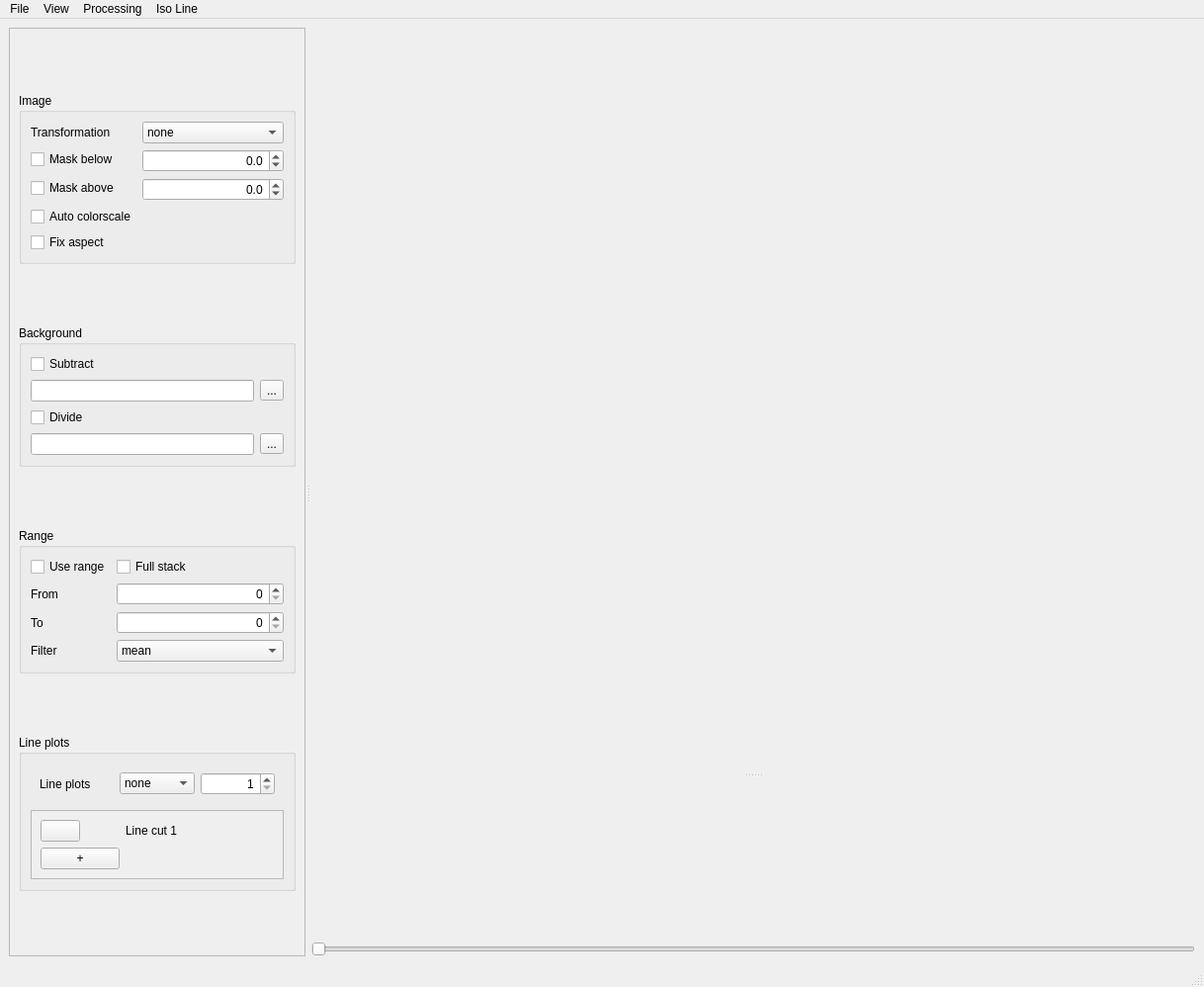
<?xml version="1.0" encoding="UTF-8"?>
<ui version="4.0">
 <class>MainWindow</class>
 <widget class="QMainWindow" name="MainWindow">
  <property name="geometry">
   <rect>
    <x>0</x>
    <y>0</y>
    <width>1218</width>
    <height>998</height>
   </rect>
  </property>
  <property name="minimumSize">
   <size>
    <width>1200</width>
    <height>900</height>
   </size>
  </property>
  <property name="windowTitle">
   <string>MainWindow</string>
  </property>
  <property name="windowIcon">
   <iconset>
    <normaloff>icon/icon32.png</normaloff>icon/icon32.png</iconset>
  </property>
  <widget class="QWidget" name="centralwidget">
   <layout class="QHBoxLayout" name="horizontalLayout">
    <item>
     <widget class="QSplitter" name="splitter">
      <property name="minimumSize">
       <size>
        <width>300</width>
        <height>0</height>
       </size>
      </property>
      <property name="lineWidth">
       <number>3</number>
      </property>
      <property name="midLineWidth">
       <number>2</number>
      </property>
      <property name="orientation">
       <enum>Qt::Horizontal</enum>
      </property>
      <property name="handleWidth">
       <number>6</number>
      </property>
      <property name="childrenCollapsible">
       <bool>false</bool>
      </property>
      <widget class="QFrame" name="frame">
       <property name="sizePolicy">
        <sizepolicy hsizetype="Preferred" vsizetype="Preferred">
         <horstretch>0</horstretch>
         <verstretch>0</verstretch>
        </sizepolicy>
       </property>
       <property name="minimumSize">
        <size>
         <width>300</width>
         <height>0</height>
        </size>
       </property>
       <property name="maximumSize">
        <size>
         <width>500</width>
         <height>16777215</height>
        </size>
       </property>
       <property name="acceptDrops">
        <bool>false</bool>
       </property>
       <property name="frameShape">
        <enum>QFrame::StyledPanel</enum>
       </property>
       <property name="frameShadow">
        <enum>QFrame::Raised</enum>
       </property>
       <layout class="QVBoxLayout" name="verticalLayout_2">
        <item>
         <spacer name="verticalSpacer">
          <property name="orientation">
           <enum>Qt::Vertical</enum>
          </property>
          <property name="sizeHint" stdset="0">
           <size>
            <width>20</width>
            <height>40</height>
           </size>
          </property>
         </spacer>
        </item>
        <item>
         <widget class="QGroupBox" name="groupBox_image">
          <property name="title">
           <string>Image</string>
          </property>
          <layout class="QFormLayout" name="formLayout_2">
           <item row="0" column="0">
            <widget class="QLabel" name="label">
             <property name="toolTip">
              <string>&lt;html&gt;&lt;head/&gt;&lt;body&gt;&lt;p&gt;Orientation of the displayed image, does not affect the 3D image stack. Currently &lt;span style=&quot; font-style:italic;&quot;&gt;not available&lt;/span&gt; in conjunction with ROI line plots.&lt;/p&gt;&lt;/body&gt;&lt;/html&gt;</string>
             </property>
             <property name="text">
              <string>Transformation</string>
             </property>
            </widget>
           </item>
           <item row="0" column="1">
            <widget class="QComboBox" name="comboBox_transform">
             <property name="toolTip">
              <string>&lt;html&gt;&lt;head/&gt;&lt;body&gt;&lt;p&gt;Orientation of the displayed image, does not affect the 3D image stack. Currently &lt;span style=&quot; font-style:italic;&quot;&gt;not available&lt;/span&gt; in conjunction with ROI line plots.&lt;/p&gt;&lt;/body&gt;&lt;/html&gt;</string>
             </property>
             <item>
              <property name="text">
               <string>none</string>
              </property>
             </item>
             <item>
              <property name="text">
               <string>flipUD</string>
              </property>
             </item>
             <item>
              <property name="text">
               <string>flipLR</string>
              </property>
             </item>
             <item>
              <property name="text">
               <string>transpose</string>
              </property>
             </item>
             <item>
              <property name="text">
               <string>rot90</string>
              </property>
             </item>
             <item>
              <property name="text">
               <string>rot180</string>
              </property>
             </item>
             <item>
              <property name="text">
               <string>rot270</string>
              </property>
             </item>
             <item>
              <property name="text">
               <string>rot180+tr</string>
              </property>
             </item>
            </widget>
           </item>
           <item row="1" column="0">
            <widget class="QCheckBox" name="checkBox_maskBelow">
             <property name="text">
              <string>Mask below</string>
             </property>
            </widget>
           </item>
           <item row="1" column="1">
            <widget class="QDoubleSpinBox" name="doubleSpinBox_maskBelow">
             <property name="cursor">
              <cursorShape>ArrowCursor</cursorShape>
             </property>
             <property name="locale">
              <locale language="C" country="AnyCountry"/>
             </property>
             <property name="alignment">
              <set>Qt::AlignRight|Qt::AlignTrailing|Qt::AlignVCenter</set>
             </property>
             <property name="correctionMode">
              <enum>QAbstractSpinBox::CorrectToNearestValue</enum>
             </property>
             <property name="showGroupSeparator" stdset="0">
              <bool>true</bool>
             </property>
             <property name="decimals">
              <number>1</number>
             </property>
             <property name="minimum">
              <double>-1000000.000000000000000</double>
             </property>
             <property name="maximum">
              <double>10000000.000000000000000</double>
             </property>
             <property name="singleStep">
              <double>10.000000000000000</double>
             </property>
            </widget>
           </item>
           <item row="3" column="0">
            <widget class="QCheckBox" name="checkBox_maskAbove">
             <property name="text">
              <string>Mask above</string>
             </property>
            </widget>
           </item>
           <item row="3" column="1">
            <widget class="QDoubleSpinBox" name="doubleSpinBox_maskAbove">
             <property name="cursor">
              <cursorShape>ArrowCursor</cursorShape>
             </property>
             <property name="mouseTracking">
              <bool>true</bool>
             </property>
             <property name="locale">
              <locale language="C" country="AnyCountry"/>
             </property>
             <property name="wrapping">
              <bool>false</bool>
             </property>
             <property name="alignment">
              <set>Qt::AlignRight|Qt::AlignTrailing|Qt::AlignVCenter</set>
             </property>
             <property name="correctionMode">
              <enum>QAbstractSpinBox::CorrectToNearestValue</enum>
             </property>
             <property name="decimals">
              <number>1</number>
             </property>
             <property name="minimum">
              <double>-1000000.000000000000000</double>
             </property>
             <property name="maximum">
              <double>10000000.000000000000000</double>
             </property>
             <property name="singleStep">
              <double>10.000000000000000</double>
             </property>
            </widget>
           </item>
           <item row="4" column="0">
            <widget class="QCheckBox" name="checkBox_autoColor">
             <property name="text">
              <string>Auto colorscale</string>
             </property>
            </widget>
           </item>
           <item row="5" column="0">
            <widget class="QCheckBox" name="checkBox_fixAspect">
             <property name="text">
              <string>Fix aspect</string>
             </property>
            </widget>
           </item>
          </layout>
         </widget>
        </item>
        <item>
         <spacer name="verticalSpacer_2">
          <property name="orientation">
           <enum>Qt::Vertical</enum>
          </property>
          <property name="sizeHint" stdset="0">
           <size>
            <width>20</width>
            <height>40</height>
           </size>
          </property>
         </spacer>
        </item>
        <item>
         <widget class="QGroupBox" name="groupBox_background">
          <property name="title">
           <string>Background</string>
          </property>
          <layout class="QGridLayout" name="gridLayout">
           <item row="0" column="0">
            <widget class="QCheckBox" name="checkBox_subtract">
             <property name="text">
              <string>Subtract</string>
             </property>
            </widget>
           </item>
           <item row="1" column="0">
            <widget class="QLineEdit" name="lineEdit_subtract">
             <property name="sizePolicy">
              <sizepolicy hsizetype="Preferred" vsizetype="Fixed">
               <horstretch>0</horstretch>
               <verstretch>0</verstretch>
              </sizepolicy>
             </property>
             <property name="minimumSize">
              <size>
               <width>200</width>
               <height>0</height>
              </size>
             </property>
             <property name="cursor">
              <cursorShape>IBeamCursor</cursorShape>
             </property>
            </widget>
           </item>
           <item row="1" column="1">
            <widget class="QToolButton" name="toolButton_subtract">
             <property name="text">
              <string>...</string>
             </property>
            </widget>
           </item>
           <item row="2" column="0">
            <widget class="QCheckBox" name="checkBox_divide">
             <property name="text">
              <string>Divide</string>
             </property>
            </widget>
           </item>
           <item row="3" column="0">
            <widget class="QLineEdit" name="lineEdit_divide">
             <property name="sizePolicy">
              <sizepolicy hsizetype="Preferred" vsizetype="Fixed">
               <horstretch>0</horstretch>
               <verstretch>0</verstretch>
              </sizepolicy>
             </property>
             <property name="minimumSize">
              <size>
               <width>200</width>
               <height>0</height>
              </size>
             </property>
            </widget>
           </item>
           <item row="3" column="1">
            <widget class="QToolButton" name="toolButton_divide">
             <property name="text">
              <string>...</string>
             </property>
            </widget>
           </item>
          </layout>
         </widget>
        </item>
        <item>
         <spacer name="verticalSpacer_3">
          <property name="orientation">
           <enum>Qt::Vertical</enum>
          </property>
          <property name="sizeHint" stdset="0">
           <size>
            <width>20</width>
            <height>40</height>
           </size>
          </property>
         </spacer>
        </item>
        <item>
         <widget class="QGroupBox" name="groupBox_range">
          <property name="toolTip">
           <string>&lt;html&gt;&lt;head/&gt;&lt;body&gt;&lt;p&gt;&lt;br/&gt;&lt;/p&gt;&lt;/body&gt;&lt;/html&gt;</string>
          </property>
          <property name="title">
           <string>Range</string>
          </property>
          <layout class="QFormLayout" name="formLayout">
           <item row="4" column="1">
            <widget class="QComboBox" name="comboBox_filter">
             <property name="enabled">
              <bool>true</bool>
             </property>
             <item>
              <property name="text">
               <string>mean</string>
              </property>
             </item>
             <item>
              <property name="text">
               <string>max</string>
              </property>
             </item>
            </widget>
           </item>
           <item row="4" column="0">
            <widget class="QLabel" name="label_rangeFilter">
             <property name="enabled">
              <bool>true</bool>
             </property>
             <property name="text">
              <string>Filter</string>
             </property>
            </widget>
           </item>
           <item row="1" column="0">
            <widget class="QCheckBox" name="checkBox_useRange">
             <property name="toolTip">
              <string>&lt;html&gt;&lt;head/&gt;&lt;body&gt;&lt;p&gt;If used several images can be filtered with &lt;span style=&quot; font-style:italic;&quot;&gt;mean&lt;/span&gt; or &lt;span style=&quot; font-style:italic;&quot;&gt;max&lt;/span&gt; filters.&lt;/p&gt;&lt;/body&gt;&lt;/html&gt;</string>
             </property>
             <property name="text">
              <string>Use range</string>
             </property>
            </widget>
           </item>
           <item row="2" column="0">
            <widget class="QLabel" name="label_rangeStart">
             <property name="text">
              <string>From</string>
             </property>
            </widget>
           </item>
           <item row="3" column="0">
            <widget class="QLabel" name="label_rangeFinish">
             <property name="text">
              <string>To</string>
             </property>
            </widget>
           </item>
           <item row="2" column="1">
            <widget class="QSpinBox" name="spinBox_rangeStart">
             <property name="cursor">
              <cursorShape>ArrowCursor</cursorShape>
             </property>
             <property name="alignment">
              <set>Qt::AlignRight|Qt::AlignTrailing|Qt::AlignVCenter</set>
             </property>
             <property name="correctionMode">
              <enum>QAbstractSpinBox::CorrectToPreviousValue</enum>
             </property>
             <property name="maximum">
              <number>100000</number>
             </property>
            </widget>
           </item>
           <item row="3" column="1">
            <widget class="QSpinBox" name="spinBox_rangeFinish">
             <property name="cursor">
              <cursorShape>ArrowCursor</cursorShape>
             </property>
             <property name="alignment">
              <set>Qt::AlignRight|Qt::AlignTrailing|Qt::AlignVCenter</set>
             </property>
             <property name="correctionMode">
              <enum>QAbstractSpinBox::CorrectToNearestValue</enum>
             </property>
             <property name="maximum">
              <number>100000</number>
             </property>
            </widget>
           </item>
           <item row="1" column="1">
            <widget class="QCheckBox" name="checkBox_fullStack">
             <property name="toolTip">
              <string>&lt;html&gt;&lt;head/&gt;&lt;body&gt;&lt;p&gt;Filtering the full image stack; range selectors disabled&lt;/p&gt;&lt;/body&gt;&lt;/html&gt;</string>
             </property>
             <property name="text">
              <string>Full stack</string>
             </property>
            </widget>
           </item>
          </layout>
         </widget>
        </item>
        <item>
         <spacer name="verticalSpacer_4">
          <property name="orientation">
           <enum>Qt::Vertical</enum>
          </property>
          <property name="sizeHint" stdset="0">
           <size>
            <width>20</width>
            <height>40</height>
           </size>
          </property>
         </spacer>
        </item>
        <item>
         <widget class="QGroupBox" name="groupBox_linePlots">
          <property name="title">
           <string>Line plots</string>
          </property>
          <layout class="QVBoxLayout" name="verticalLayout_3">
           <item>
            <widget class="QWidget" name="widget_2" native="true">
             <property name="minimumSize">
              <size>
               <width>0</width>
               <height>0</height>
              </size>
             </property>
             <layout class="QHBoxLayout" name="horizontalLayout_2">
              <item>
               <widget class="QLabel" name="label_linePlots">
                <property name="text">
                 <string>Line plots</string>
                </property>
               </widget>
              </item>
              <item>
               <widget class="QComboBox" name="comboBox_ROI">
                <item>
                 <property name="text">
                  <string>none</string>
                 </property>
                </item>
                <item>
                 <property name="text">
                  <string>ROI</string>
                 </property>
                </item>
                <item>
                 <property name="text">
                  <string>Line cut</string>
                 </property>
                </item>
               </widget>
              </item>
              <item>
               <widget class="QSpinBox" name="spinBox_ROI">
                <property name="alignment">
                 <set>Qt::AlignRight|Qt::AlignTrailing|Qt::AlignVCenter</set>
                </property>
                <property name="minimum">
                 <number>1</number>
                </property>
                <property name="maximum">
                 <number>10</number>
                </property>
               </widget>
              </item>
             </layout>
            </widget>
           </item>
           <item>
            <widget class="QScrollArea" name="scrollArea">
             <property name="widgetResizable">
              <bool>true</bool>
             </property>
             <widget class="QWidget" name="scrollAreaWidgetContents">
              <property name="geometry">
               <rect>
                <x>0</x>
                <y>0</y>
                <width>252</width>
                <height>66</height>
               </rect>
              </property>
              <layout class="QFormLayout" name="formLayout_4">
               <item row="0" column="0">
                <widget class="QPushButton" name="pushButton">
                 <property name="contextMenuPolicy">
                  <enum>Qt::CustomContextMenu</enum>
                 </property>
                 <property name="text">
                  <string/>
                 </property>
                 <property name="checkable">
                  <bool>false</bool>
                 </property>
                </widget>
               </item>
               <item row="0" column="1">
                <widget class="QLabel" name="label_2">
                 <property name="text">
                  <string>Line cut 1</string>
                 </property>
                </widget>
               </item>
               <item row="1" column="0">
                <widget class="QPushButton" name="pushButton_2">
                 <property name="text">
                  <string>+</string>
                 </property>
                </widget>
               </item>
              </layout>
             </widget>
            </widget>
           </item>
          </layout>
         </widget>
        </item>
        <item>
         <spacer name="verticalSpacer_5">
          <property name="orientation">
           <enum>Qt::Vertical</enum>
          </property>
          <property name="sizeHint" stdset="0">
           <size>
            <width>20</width>
            <height>40</height>
           </size>
          </property>
         </spacer>
        </item>
       </layout>
      </widget>
      <widget class="QWidget" name="widget" native="true">
       <property name="sizePolicy">
        <sizepolicy hsizetype="Preferred" vsizetype="Preferred">
         <horstretch>1</horstretch>
         <verstretch>0</verstretch>
        </sizepolicy>
       </property>
       <property name="minimumSize">
        <size>
         <width>800</width>
         <height>0</height>
        </size>
       </property>
       <layout class="QVBoxLayout" name="verticalLayout">
        <item>
         <widget class="QWidget" name="widget_3" native="true">
          <property name="sizePolicy">
           <sizepolicy hsizetype="Expanding" vsizetype="Expanding">
            <horstretch>0</horstretch>
            <verstretch>0</verstretch>
           </sizepolicy>
          </property>
          <property name="cursor">
           <cursorShape>CrossCursor</cursorShape>
          </property>
          <layout class="QVBoxLayout" name="verticalLayout_4">
           <item>
            <widget class="QSplitter" name="splitter_2">
             <property name="lineWidth">
              <number>3</number>
             </property>
             <property name="orientation">
              <enum>Qt::Vertical</enum>
             </property>
             <property name="handleWidth">
              <number>6</number>
             </property>
             <property name="childrenCollapsible">
              <bool>false</bool>
             </property>
             <widget class="GraphicsLayoutWidget" name="GrphicsLayoutWidget" native="true">
              <property name="sizePolicy">
               <sizepolicy hsizetype="Preferred" vsizetype="Preferred">
                <horstretch>0</horstretch>
                <verstretch>5</verstretch>
               </sizepolicy>
              </property>
              <property name="minimumSize">
               <size>
                <width>200</width>
                <height>500</height>
               </size>
              </property>
             </widget>
             <widget class="GraphicsLayoutWidget" name="GrphicsLayoutWidget1D" native="true">
              <property name="sizePolicy">
               <sizepolicy hsizetype="Preferred" vsizetype="Preferred">
                <horstretch>0</horstretch>
                <verstretch>0</verstretch>
               </sizepolicy>
              </property>
              <property name="minimumSize">
               <size>
                <width>200</width>
                <height>150</height>
               </size>
              </property>
             </widget>
            </widget>
           </item>
          </layout>
         </widget>
        </item>
        <item>
         <widget class="QLabeledRangeSlider" name="horizontalSlider">
          <property name="orientation">
           <enum>Qt::Horizontal</enum>
          </property>
         </widget>
        </item>
       </layout>
      </widget>
     </widget>
    </item>
   </layout>
  </widget>
  <widget class="QMenuBar" name="menubar">
   <property name="geometry">
    <rect>
     <x>0</x>
     <y>0</y>
     <width>1218</width>
     <height>23</height>
    </rect>
   </property>
   <widget class="QMenu" name="menuFile">
    <property name="title">
     <string>File</string>
    </property>
    <addaction name="actionLoad_Dummy"/>
    <addaction name="actionLoad_Image"/>
    <addaction name="actionLoad_Folder"/>
    <addaction name="actionLoad_Eiger2"/>
    <addaction name="actionLoad_Folder_Slice"/>
    <addaction name="actionLoad_scan_file"/>
    <addaction name="separator"/>
    <addaction name="actionSave_image"/>
    <addaction name="separator"/>
    <addaction name="actionQuit"/>
   </widget>
   <widget class="QMenu" name="menuProcessing">
    <property name="enabled">
     <bool>true</bool>
    </property>
    <property name="title">
     <string>Processing</string>
    </property>
    <widget class="QMenu" name="menuStack_Transformation">
     <property name="toolTip">
      <string>Non-reversible transformation of the 3D image stack</string>
     </property>
     <property name="title">
      <string>Stack Transformation</string>
     </property>
     <property name="toolTipsVisible">
      <bool>true</bool>
     </property>
     <addaction name="actionFilUD"/>
     <addaction name="actionFlupLR"/>
     <addaction name="actionTranspose"/>
     <addaction name="actionRot90"/>
     <addaction name="actionRot180"/>
     <addaction name="actionRot270"/>
     <addaction name="actionRot270_Tr"/>
    </widget>
    <widget class="QMenu" name="menuBackground_Correction">
     <property name="title">
      <string>Stack Bg Correction</string>
     </property>
     <addaction name="actionSubtract"/>
     <addaction name="actionDivide"/>
    </widget>
    <addaction name="menuStack_Transformation"/>
    <addaction name="menuBackground_Correction"/>
   </widget>
   <widget class="QMenu" name="menuIso_Line">
    <property name="title">
     <string>Iso Line</string>
    </property>
    <addaction name="actionShow_Iso_Line"/>
   </widget>
   <widget class="QMenu" name="menuView">
    <property name="title">
     <string>View</string>
    </property>
    <widget class="QMenu" name="menuTools">
     <property name="title">
      <string>Tools</string>
     </property>
     <property name="icon">
      <iconset theme="applications-system">
       <normaloff>.</normaloff>.</iconset>
     </property>
     <addaction name="actionVisible_Image_Manipulation"/>
    </widget>
    <addaction name="actionLight_Background"/>
    <addaction name="menuTools"/>
   </widget>
   <addaction name="menuFile"/>
   <addaction name="menuView"/>
   <addaction name="menuProcessing"/>
   <addaction name="menuIso_Line"/>
  </widget>
  <widget class="QStatusBar" name="statusbar"/>
  <action name="actionLoad_Image">
   <property name="icon">
    <iconset theme="document-open">
     <normaloff>.</normaloff>.</iconset>
   </property>
   <property name="text">
    <string>Load Image...</string>
   </property>
   <property name="shortcut">
    <string>Ctrl+O</string>
   </property>
  </action>
  <action name="actionLoad_Folder">
   <property name="icon">
    <iconset theme="document-open">
     <normaloff>.</normaloff>.</iconset>
   </property>
   <property name="text">
    <string>Load Folder...</string>
   </property>
  </action>
  <action name="actionLoad_Eiger2">
   <property name="icon">
    <iconset theme="document-open">
     <normaloff>.</normaloff>.</iconset>
   </property>
   <property name="text">
    <string>Load Eiger2...</string>
   </property>
  </action>
  <action name="actionQuit">
   <property name="icon">
    <iconset theme="application-exit">
     <normaloff>.</normaloff>.</iconset>
   </property>
   <property name="text">
    <string>Quit</string>
   </property>
   <property name="shortcut">
    <string>Ctrl+Q</string>
   </property>
   <property name="menuRole">
    <enum>QAction::QuitRole</enum>
   </property>
  </action>
  <action name="actionLight_Background">
   <property name="checkable">
    <bool>true</bool>
   </property>
   <property name="text">
    <string>Light Background</string>
   </property>
  </action>
  <action name="actionShow_Iso_Line">
   <property name="checkable">
    <bool>true</bool>
   </property>
   <property name="text">
    <string>Show Iso Line</string>
   </property>
  </action>
  <action name="actionOrientation">
   <property name="text">
    <string>Orientation</string>
   </property>
  </action>
  <action name="actionLoad_scan_file">
   <property name="icon">
    <iconset theme="document-open">
     <normaloff>.</normaloff>.</iconset>
   </property>
   <property name="text">
    <string>Load Scan File...</string>
   </property>
  </action>
  <action name="actionSave_image">
   <property name="icon">
    <iconset theme="document-save">
     <normaloff>.</normaloff>.</iconset>
   </property>
   <property name="text">
    <string>Save Image...</string>
   </property>
  </action>
  <action name="actionSomething">
   <property name="text">
    <string>Something</string>
   </property>
  </action>
  <action name="actionFilUD">
   <property name="text">
    <string>FlipUD</string>
   </property>
  </action>
  <action name="actionFlupLR">
   <property name="checkable">
    <bool>false</bool>
   </property>
   <property name="text">
    <string>FlupLR</string>
   </property>
  </action>
  <action name="actionRot90">
   <property name="text">
    <string>Rot90</string>
   </property>
  </action>
  <action name="actionRot180">
   <property name="text">
    <string>Rot180</string>
   </property>
  </action>
  <action name="actionRot270">
   <property name="text">
    <string>Rot270</string>
   </property>
  </action>
  <action name="actionTranspose">
   <property name="checkable">
    <bool>false</bool>
   </property>
   <property name="text">
    <string>Transpose</string>
   </property>
  </action>
  <action name="actionRot270_Tr">
   <property name="text">
    <string>Rot270+Tr</string>
   </property>
  </action>
  <action name="actionSubtract">
   <property name="text">
    <string>Subtract...</string>
   </property>
  </action>
  <action name="actionDivide">
   <property name="text">
    <string>Divide...</string>
   </property>
  </action>
  <action name="actionVisible_Image_Manipulation">
   <property name="checkable">
    <bool>true</bool>
   </property>
   <property name="text">
    <string>Visible Image Manipulation</string>
   </property>
  </action>
  <action name="actionLoad_Dummy">
   <property name="text">
    <string>Load Dummy</string>
   </property>
   <property name="shortcut">
    <string>Ctrl+E</string>
   </property>
  </action>
  <action name="actionLoad_Folder_Slice">
   <property name="icon">
    <iconset theme="document-open"/>
   </property>
   <property name="text">
    <string>Load Folder Slice...</string>
   </property>
  </action>
 </widget>
 <customwidgets>
  <customwidget>
   <class>GraphicsLayoutWidget</class>
   <extends>QWidget</extends>
   <header location="global">pyqtgraph</header>
   <container>1</container>
  </customwidget>
  <customwidget>
   <class>QLabeledRangeSlider</class>
   <extends>QSlider</extends>
   <header location="global">qtrangeslider</header>
  </customwidget>
 </customwidgets>
 <resources/>
 <connections/>
</ui>
